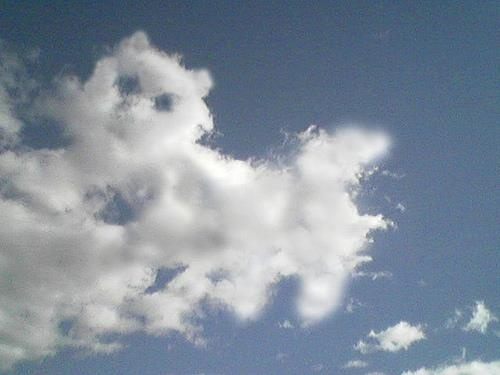
#> input picture 01-InputImages/img.jpg, 500 x 375 px
$ python -i image_operations.py   (imports and definitions only)   (older library calls are emulated)
#> lines starting #> are read from the running program, lines starting #| are printed output that depends on the picture; after the words box and inside, x2 and y2 are one past the last pixel; in counts of white or black regions, pixels touching at a corner belong together
#> further down, picture is the input picture: shape (375, 500, 3); mean B, G, R 157.4, 143.2, 130.9
import numpy as np
import random
import cv2
import os

class ImageOperations:

    def __init__(self):
        self.low_threshold = random.randint(2, 3)*0.01
        self.high_threshold = random.randint(1, 3)* 0.1

    def crop_image(self, img, box):
        print('box', box)
        return img[box[1]:box[3], box[0]:box[2]]

    def threshold_image(self, img):
        img = cv2.medianBlur(img,5)
        grayscaled = cv2.cvtColor(img,cv2.COLOR_BGR2GRAY)
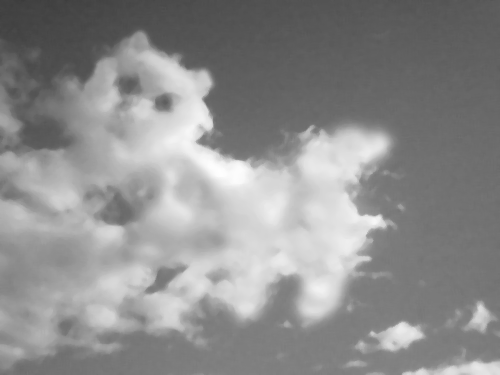
#> grayscaled: shape (375, 500); min 60, max 254, mean 141.1
        ret, th = cv2.threshold(grayscaled,170,255,cv2.THRESH_BINARY)
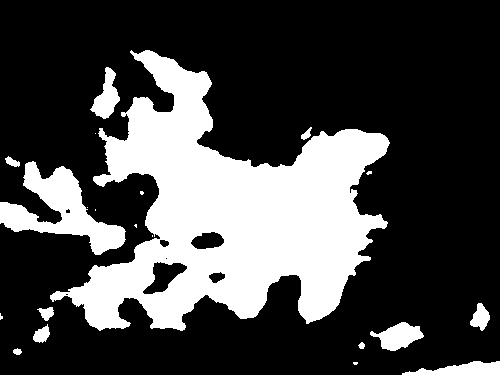
#> th: shape (375, 500); 27.7% white; 21 white regions (9 under 20 px)
        return th

    def create_mask (self, img):
        mask = self.threshold_image(img)
        return mask

    # [8 lines left out: function mask_image, not called in this run]

    def get_contours(self, img):
        mask = self.create_mask(img)
        im2, contours, hierarchy = cv2.findContours(mask,cv2.RETR_TREE,cv2.CHAIN_APPROX_SIMPLE)
#> contours = 28 contours, 12 with area under 20; largest, box (x1, y1, x2, y2) and area: (50, 50, 390, 331) 44316, (0, 161, 126, 255) 4380, (370, 322, 424, 351) 812, (142, 261, 188, 295) 760, (402, 361, 500, 375) 741
        return contours

    def get_edges (self, img, th1, th2):
        return cv2.Canny( img, th1, th2 )

    # [4 lines left out: function draw_rectangle_on_img, not called in this run]

    def get_total_area_img(self, img):
        return img.shape[0]*img.shape[1]

    def get_area_thresholds(self, area):
        print('thresholds: ', [area*self.low_threshold, area*self.high_threshold])
        return [area*self.low_threshold, area*self.high_threshold]

    # [25 lines left out: functions get_bounding_box, fit_generated_image_to_original_image, blur_image_if_not_flowers, not called in this run]

>>> import cv2
>>> picture = cv2.imread('../../01-InputImages/img.jpg')
>>> result = ImageOperations().get_contours(picture)
#> result has the same summary as contours in get_contours
